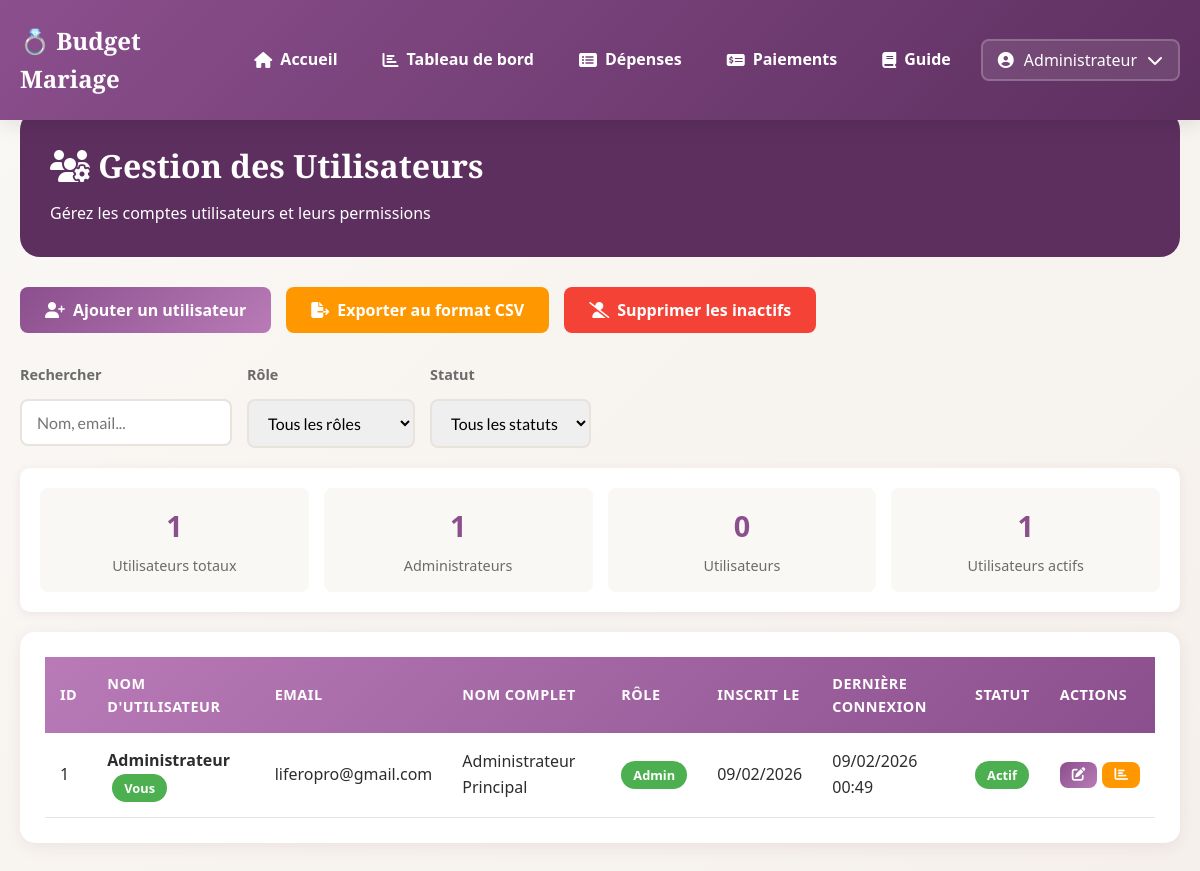
Screenshot of /admin/admin_users.php (signed in) with the database file from the repository.
### tables this page shows
CREATE TABLE `users` (
  `id` INT AUTO_INCREMENT PRIMARY KEY,
  `username` VARCHAR(50) UNIQUE,
  `email` VARCHAR(100) UNIQUE,
  `password` VARCHAR(255),
  `full_name` VARCHAR(100),
  `role` ENUM('admin', 'user'),
  `created_at` TIMESTAMP DEFAULT CURRENT_TIMESTAMP,
  `last_login` TIMESTAMP NULL DEFAULT CURRENT_TIMESTAMP
);

### auth/AuthManager.php (called while the page is built, shortened)
<?php
require_once __DIR__ . '/../config/config.php';
class AuthManager {
    private $conn;
    public function __construct() {
        $this->conn = getDBConnection();
    }
    private function createUsersTable() {
        $sql = "CREATE TABLE IF NOT EXISTS users (
            id INT AUTO_INCREMENT PRIMARY KEY,
            username VARCHAR(50) NOT NULL UNIQUE,
            email VARCHAR(100) NOT NULL UNIQUE,
            password VARCHAR(255) NOT NULL,
            full_name VARCHAR(100) NULL,
            role ENUM('admin', 'user') DEFAULT 'user',
            created_at TIMESTAMP DEFAULT CURRENT_TIMESTAMP,
            last_login TIMESTAMP NULL,
            INDEX idx_username (username),
            INDEX idx_email (email)
        ) ENGINE=InnoDB DEFAULT CHARSET=utf8mb4 COLLATE=utf8mb4_unicode_ci";
        try {
            $this->conn->exec($sql);
        } catch(PDOException $e) {
        }
    }
    public static function isLoggedIn() {
        return isset($_SESSION['logged_in']) && $_SESSION['logged_in'] === true;
    }
    public static function getCurrentUser() {
        if (self::isLoggedIn()) {
            return [
                'id' => $_SESSION['user_id'],
                'username' => $_SESSION['username'],
                'email' => $_SESSION['email'],
                'full_name' => $_SESSION['full_name'],
                'role' => $_SESSION['role']
            ];
        }
        return null;
    }
    public function getAllUsers() {
        $sql = "SELECT id, username, email, full_name, role, created_at, last_login FROM users ORDER BY created_at DESC";
        $stmt = $this->conn->query($sql);
        return $stmt->fetchAll();
    }
}
?>

### config/config.php (called while the page is built, shortened)
<?php
function getDBConnection() {
    try {
        $conn = new PDO(
            "mysql:host=" . DB_HOST . ";dbname=" . DB_NAME . ";charset=utf8mb4",
            DB_USER,
            DB_PASS,
            [
                PDO::ATTR_ERRMODE => PDO::ERRMODE_EXCEPTION,
                PDO::ATTR_DEFAULT_FETCH_MODE => PDO::FETCH_ASSOC,
                PDO::ATTR_EMULATE_PREPARES => false
            ]
        );
        return $conn;
    } catch(PDOException $e) {
        die("Erreur de connexion : " . $e->getMessage());
    }
}
?>

### admin/admin_users.php (the view, shortened to what this page needs)
<?php
require_once __DIR__ . '/../auth/AuthManager.php';
$auth = new AuthManager();
$users = $auth->getAllUsers();
?>
<!DOCTYPE html>
<html lang="fr">
<head>
    <link rel="stylesheet" href="https://cdnjs.cloudflare.com/ajax/libs/font-awesome/6.4.0/css/all.min.css">
    <link rel="stylesheet" href="../assets/css/style.css">
</head>
<body>
    <?php include 'includes/header.php'; ?>
    <div class="admin-users-container">
        <div class="admin-header">
            <h1><i class="fas fa-users-cog"></i> Gestion des Utilisateurs</h1>
            <p>Gérez les comptes utilisateurs et leurs permissions</p>
        </div>
        <div class="user-actions">
            <button class="btn btn-primary" onclick="addUserModal()">
                <i class="fas fa-user-plus"></i> Ajouter un utilisateur
            </button>
            <button class="btn btn-warning" onclick="exportUsers()">
                <i class="fas fa-file-export"></i> Exporter au format CSV
            </button>
            <button class="btn btn-danger" onclick="deleteInactiveUsers()">
                <i class="fas fa-user-slash"></i> Supprimer les inactifs
            </button>
        </div>
        <div class="user-filters">
            <div class="filter-group">
                <label>Rechercher</label>
                <input type="text" id="user-search" placeholder="Nom, email..." onkeyup="filterUsers()">
            </div>
            <div class="filter-group">
                <label>Rôle</label>
                <select id="role-filter" onchange="filterUsers()">
                    <option value="">Tous les rôles</option>
                </select>
            </div>
            <div class="filter-group">
                <label>Statut</label>
                <select id="status-filter" onchange="filterUsers()">
                    <option value="">Tous les statuts</option>
                </select>
            </div>
        </div>
        <div class="user-stat-card">
            <div class="user-stat-grid">
                <?php
                $adminCount = 0;
                $userCount = 0;
                $activeCount = 0;
                foreach ($users as $user) {
                    if ($user['role'] === 'admin') $adminCount++;
                    else $userCount++;
                    if (!empty($user['last_login']) && strtotime($user['last_login']) > strtotime('-30 days')) {
                        $activeCount++;
                    }
                }
                ?>
                <div class="user-stat-item">
                    <div class="stat-number"><?php echo count($users); ?></div>
                    <div class="stat-label">Utilisateurs totaux</div>
                </div>
                <div class="user-stat-item">
                    <div class="stat-number"><?php echo $adminCount; ?></div>
                    <div class="stat-label">Administrateurs</div>
                </div>
                <div class="user-stat-item">
                    <div class="stat-number"><?php echo $userCount; ?></div>
                    <div class="stat-label">Utilisateurs</div>
                </div>
                <div class="user-stat-item">
                    <div class="stat-number"><?php echo $activeCount; ?></div>
                    <div class="stat-label">Utilisateurs actifs</div>
                </div>
            </div>
        </div>
        <div class="table-container">
            <div class="table-responsive">
                <table id="users-table">
                    <thead>
                        <tr>
                            <th>ID</th>
                            <th>Nom d'utilisateur</th>
                            <th>Email</th>
                            <th>Nom complet</th>
                            <th>Rôle</th>
                            <th>Inscrit le</th>
                            <th>Dernière connexion</th>
                            <th>Statut</th>
                            <th>Actions</th>
                        </tr>
                    </thead>
                    <tbody>
                        <?php foreach ($users as $user):
                            $isActive = !empty($user['last_login']) && strtotime($user['last_login']) > strtotime('-30 days');
                        ?>
                        <tr class="user-row" data-role="<?php echo $user['role']; ?>" data-status="<?php echo $isActive ? 'active' : 'inactive'; ?>">
                            <td><?php echo $user['id']; ?></td>
                            <td>
                                <strong><?php echo htmlspecialchars($user['username']); ?></strong>
                                <?php if ($user['id'] == $currentUser['id']): ?>
                                <span class="badge badge-paid" style="margin-left: 5px;">Vous</span>
                                <?php endif; ?>
                            </td>
                            <td><?php echo htmlspecialchars($user['email']); ?></td>
                            <td><?php echo htmlspecialchars($user['full_name'] ?: '-'); ?></td>
                            <td>
                                <span class="badge <?php echo $user['role'] === 'admin' ? 'badge-paid' : 'badge-unpaid'; ?>">
                                    <?php echo $user['role'] === 'admin' ? 'Admin' : 'User'; ?>
                                </span>
                            </td>
                            <td><?php echo date('d/m/Y', strtotime($user['created_at'])); ?></td>
                            <td>
                                <?php if (!empty($user['last_login']) && $user['last_login'] !== '0000-00-00 00:00:00'): ?>
                                    <?php echo date('d/m/Y H:i', strtotime($user['last_login'])); ?>
                                <?php else: ?>
                                    <span style="color: var(--text-secondary);">Jamais</span>
                                <?php endif; ?>
                            </td>
                            <td>
                                <span class="badge <?php echo $isActive ? 'badge-paid' : 'badge-unpaid'; ?>">
                                    <?php echo $isActive ? 'Actif' : 'Inactif'; ?>
                                </span>
                            </td>
                            <td>
                                <div class="action-buttons">
                                    <button class="btn btn-sm btn-primary" onclick="editUser(<?php echo $user['id']; ?>)">
                                        <i class="fas fa-edit"></i>
                                    </button>
                                    <button class="btn btn-sm btn-warning" onclick="viewUserStats(<?php echo $user['id']; ?>)">
                                        <i class="fas fa-chart-bar"></i>
                                    </button>
                                </div>
                            </td>
                        </tr>
                        <?php endforeach; ?>
                    </tbody>
                </table>
            </div>
        </div>
    </div>
</body>
</html>

### includes/header.php (shortened to what this page needs)
<?php
require_once __DIR__ . '/../auth/AuthManager.php';
$isLoggedIn = AuthManager::isLoggedIn();
$currentUser = $isLoggedIn ? AuthManager::getCurrentUser() : null;
$currentPage = basename($_SERVER['PHP_SELF']);
?>
<!DOCTYPE html>
<html lang="fr">
<head>
    <link rel="stylesheet" href="https://cdnjs.cloudflare.com/ajax/libs/font-awesome/6.4.0/css/all.min.css">
    <link rel="stylesheet" href="./assets/css/style.css">
</head>
<body>
    <header class="fixed-header">
        <div class="header-content">
            <div class="logo">
                <h1>💍 Budget Mariage</h1>
            </div>
            <nav class="main-nav" id="mainNav">
                <?php if ($isLoggedIn): ?>
                    <a href="./index.php" class="nav-link <?php echo $currentPage == 'index.php' ? 'active' : ''; ?>">
                        <i class="fas fa-home"></i> <span>Accueil</span>
                    </a>
                    <a href="#" onclick="switchTab('dashboard'); return false;" class="nav-link">
                        <i class="fas fa-chart-bar"></i> <span>Tableau de bord</span>
                    </a>
                    <a href="#" onclick="switchTab('details'); return false;" class="nav-link">
                        <i class="fas fa-list-alt"></i> <span>Dépenses</span>
                    </a>
                    <a href="#" onclick="switchTab('payments'); return false;" class="nav-link">
                        <i class="fas fa-money-check-alt"></i> <span>Paiements</span>
                    </a>
                    <a href="./guide.php" class="nav-link <?php echo $currentPage == 'guide.php' ? 'active' : ''; ?>">
                        <i class="fas fa-book"></i> <span>Guide</span>
                    </a>
                    <div class="user-dropdown">
                        <button class="user-menu-btn" onclick="toggleUserMenu()">
                            <i class="fas fa-user-circle"></i>
                            <span><?php echo htmlspecialchars($currentUser['username']); ?></span>
                            <i class="fas fa-chevron-down" id="user-menu-chevron"></i>
                        </button>
                    </div>
                <?php endif; ?>
            </nav>
        </div>
</header>

### assets/css/style.css (style rules this page uses)
* { margin: 0; padding: 0; box-sizing: border-box; font-family: 'Segoe UI', Tahoma, Geneva, Verdana, sans-serif; }
:root { --primary: #8b4f8d; --primary-light: #b87bb8; --primary-dark: #5d2f5f; --secondary: #d4af37; --accent: #ff6b9d; --bg-main: #faf8f5; --bg-card: #ffffff; --text-primary: #2d2d2d; --text-secondary: #6b6b6b; --border: #e8e3dd; --success: #4caf50; --warning: #ff9800; --danger: #f44336; --shadow: rgba(139, 79, 141, 0.1); }
body { background: linear-gradient(135deg, #faf8f5 0%, #f5f0eb 100%); color: var(--text-primary); line-height: 1.6; min-height: 100vh; }
.table-container { background: var(--bg-card); border-radius: 15px; padding: 25px; box-shadow: 0 4px 15px var(--shadow); margin-bottom: 30px; }
.table-responsive { overflow-x: auto; }
table { width: 100%; border-collapse: collapse; }
thead { background: linear-gradient(135deg, var(--primary-light) 0%, var(--primary) 100%); color: white; }
th { padding: 15px; text-align: left; font-weight: 600; font-size: 0.9rem; text-transform: uppercase; letter-spacing: 0.5px; }
td { padding: 15px; border-bottom: 1px solid var(--border); }
tbody tr { transition: background 0.2s ease; }
label { font-weight: 600; margin-bottom: 8px; color: var(--text-primary); font-size: 0.9rem; }
input, select, textarea { padding: 12px 15px; border: 2px solid var(--border); border-radius: 8px; font-size: 1rem; transition: all 0.3s ease; font-family: 'Lato', sans-serif; }
.btn { padding: 12px 25px; border: none; border-radius: 8px; font-size: 1rem; font-weight: 600; cursor: pointer; transition: all 0.3s ease; display: inline-flex; align-items: center; gap: 8px; }
.btn-primary { background: linear-gradient(135deg, var(--primary) 0%, var(--primary-light) 100%); color: white; }
.btn-danger { background: var(--danger); color: white; }
.btn-warning { background: var(--warning); color: white; }
.btn-sm { padding: 6px 12px; font-size: 0.85rem; }
.badge { display: inline-block; padding: 4px 12px; border-radius: 20px; font-size: 0.8rem; font-weight: 600; }
.badge-paid { background: var(--success); color: white; }
.action-buttons { display: flex; gap: 5px; justify-content: center; }
.fixed-header { position: fixed; top: 0; left: 0; width: 100%; background: linear-gradient(135deg, var(--primary) 0%, var(--primary-dark) 100%); color: white; z-index: 1000; box-shadow: 0 4px 20px rgba(0,0,0,0.1); }
.header-content { max-width: 1400px; margin: 0 auto; padding: 0 20px; display: flex; justify-content: space-between; align-items: center; height: 70px; }
.logo h1 { font-family: 'Playfair Display', serif; font-size: 1.5rem; margin: 0; }
.main-nav { display: flex; align-items: center; gap: 20px; }
.nav-link { color: white; text-decoration: none; padding: 10px 15px; border-radius: 8px; transition: all 0.3s ease; display: flex; align-items: center; gap: 8px; font-weight: 600; }
.user-dropdown { position: relative; }
.user-menu-btn { background: rgba(255,255,255,0.1); border: 2px solid rgba(255,255,255,0.2); color: white; padding: 8px 15px; border-radius: 8px; cursor: pointer; display: flex; align-items: center; gap: 10px; transition: all 0.3s ease; }
.header-content { max-width: 1400px; margin: 0 auto; padding: 0 20px; display: flex; justify-content: space-between; align-items: center; height: 120px; }
.main-nav { display: flex; align-items: center; gap: 15px; }
.nav-link { color: white; text-decoration: none; padding: 10px 15px; border-radius: 8px; transition: all 0.3s ease; display: flex; align-items: center; gap: 8px; font-weight: 600; white-space: nowrap; }
.user-menu-btn { background: rgba(255,255,255,0.1); border: 2px solid rgba(255,255,255,0.2); color: white; padding: 8px 15px; border-radius: 8px; cursor: pointer; display: flex; align-items: center; gap: 10px; transition: all 0.3s ease; font-family: 'Lato', sans-serif; font-size: 1rem; }
.user-menu-btn { background: rgba(255,255,255,0.1); border: 2px solid rgba(255,255,255,0.2); color: white; padding: 8px 15px; border-radius: 8px; cursor: pointer; display: flex; align-items: center; gap: 10px; transition: all 0.3s ease; font-family: 'Lato', sans-serif; font-size: 1rem; position: relative; z-index: 1002; }
.user-menu-btn .fa-chevron-down { transition: transform 0.3s ease; }
.user-menu-btn { transition: all 0.3s cubic-bezier(0.4, 0, 0.2, 1); }

### rows the page displays
users: username "Administrateur", id "1", shows "Vous", email "liferopro@gmail.com", full_name "Administrateur Principal", role "Admin", created_at "09/02/2026", last_login "09/02/2026 00:49", shows "Actif"

### other values shown
count($users) "1"
$adminCount "1"
$userCount "0"
$activeCount "1"
